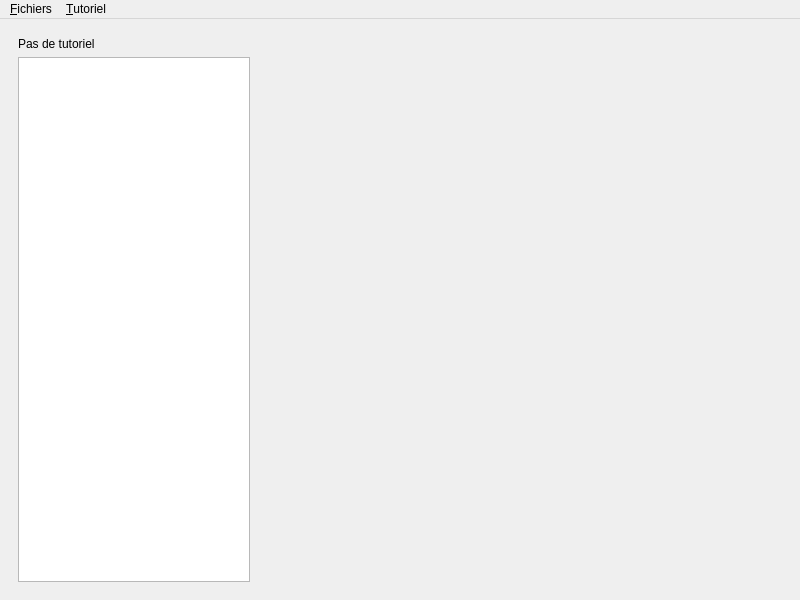
<?xml version="1.0" encoding="UTF-8"?>
<ui version="4.0">
 <class>MainWindow</class>
 <widget class="QMainWindow" name="MainWindow">
  <property name="geometry">
   <rect>
    <x>0</x>
    <y>0</y>
    <width>800</width>
    <height>600</height>
   </rect>
  </property>
  <property name="windowTitle">
   <string>ZestEd</string>
  </property>
  <widget class="QWidget" name="centralwidget">
   <layout class="QHBoxLayout" name="horizontalLayout">
    <item>
     <widget class="QFrame" name="tutorial">
      <property name="minimumSize">
       <size>
        <width>0</width>
        <height>0</height>
       </size>
      </property>
      <property name="maximumSize">
       <size>
        <width>250</width>
        <height>16777215</height>
       </size>
      </property>
      <property name="frameShape">
       <enum>QFrame::NoFrame</enum>
      </property>
      <property name="frameShadow">
       <enum>QFrame::Raised</enum>
      </property>
      <property name="lineWidth">
       <number>0</number>
      </property>
      <layout class="QVBoxLayout" name="verticalLayout">
       <item>
        <widget class="QLabel" name="tutorial_title">
         <property name="text">
          <string>Pas de tutoriel</string>
         </property>
        </widget>
       </item>
       <item>
        <widget class="QTreeWidget" name="tutorial_content">
         <property name="indentation">
          <number>10</number>
         </property>
         <property name="uniformRowHeights">
          <bool>true</bool>
         </property>
         <property name="animated">
          <bool>true</bool>
         </property>
         <property name="wordWrap">
          <bool>true</bool>
         </property>
         <property name="headerHidden">
          <bool>true</bool>
         </property>
         <column>
          <property name="text">
           <string>1</string>
          </property>
          <property name="font">
           <font>
            <pointsize>13</pointsize>
           </font>
          </property>
         </column>
        </widget>
       </item>
      </layout>
     </widget>
    </item>
    <item>
     <widget class="QWidget" name="content" native="true">
      <layout class="QHBoxLayout" name="content_layout">
       <property name="spacing">
        <number>0</number>
       </property>
       <property name="leftMargin">
        <number>0</number>
       </property>
       <property name="topMargin">
        <number>0</number>
       </property>
       <property name="rightMargin">
        <number>0</number>
       </property>
       <property name="bottomMargin">
        <number>0</number>
       </property>
      </layout>
     </widget>
    </item>
   </layout>
  </widget>
  <widget class="QMenuBar" name="menubar">
   <property name="geometry">
    <rect>
     <x>0</x>
     <y>0</y>
     <width>800</width>
     <height>22</height>
    </rect>
   </property>
   <widget class="QMenu" name="menu_Fichiers">
    <property name="title">
     <string>&amp;Fichiers</string>
    </property>
    <addaction name="actionEnregistrer"/>
    <addaction name="actionFermer"/>
    <addaction name="separator"/>
    <addaction name="actionQuitter"/>
   </widget>
   <widget class="QMenu" name="menu_Tutoriel">
    <property name="title">
     <string>&amp;Tutoriel</string>
    </property>
    <addaction name="actionOuvrir"/>
   </widget>
   <addaction name="menu_Fichiers"/>
   <addaction name="menu_Tutoriel"/>
  </widget>
  <action name="actionNouveau">
   <property name="text">
    <string>Nouveau</string>
   </property>
   <property name="shortcut">
    <string>Ctrl+N</string>
   </property>
  </action>
  <action name="actionEnregistrer">
   <property name="text">
    <string>Enregistrer</string>
   </property>
   <property name="shortcut">
    <string>Ctrl+S</string>
   </property>
  </action>
  <action name="actionPreferences">
   <property name="text">
    <string>Préférences</string>
   </property>
   <property name="shortcut">
    <string>Ctrl+,</string>
   </property>
  </action>
  <action name="actionPolices">
   <property name="text">
    <string>Polices</string>
   </property>
  </action>
  <action name="actionCouleurs">
   <property name="text">
    <string>Couleurs</string>
   </property>
  </action>
  <action name="actionQuitter">
   <property name="text">
    <string>Quitter</string>
   </property>
   <property name="shortcut">
    <string>Ctrl+Q</string>
   </property>
  </action>
  <action name="actionFermer">
   <property name="text">
    <string>Fermer</string>
   </property>
   <property name="shortcut">
    <string>Ctrl+W</string>
   </property>
  </action>
  <action name="actionCopier">
   <property name="text">
    <string>Copier</string>
   </property>
   <property name="shortcut">
    <string>Ctrl+C</string>
   </property>
  </action>
  <action name="actionColler">
   <property name="text">
    <string>Coller</string>
   </property>
   <property name="shortcut">
    <string>Ctrl+V</string>
   </property>
  </action>
  <action name="actionCouper">
   <property name="text">
    <string>Couper</string>
   </property>
   <property name="shortcut">
    <string>Ctrl+X</string>
   </property>
  </action>
  <action name="actionOuvrir">
   <property name="text">
    <string>Ouvrir</string>
   </property>
   <property name="shortcut">
    <string>Ctrl+O</string>
   </property>
  </action>
  <action name="actionT_l_charger">
   <property name="text">
    <string>Télécharger</string>
   </property>
  </action>
 </widget>
 <resources/>
 <connections>
  <connection>
   <sender>actionQuitter</sender>
   <signal>triggered()</signal>
   <receiver>MainWindow</receiver>
   <slot>close()</slot>
   <hints>
    <hint type="sourcelabel">
     <x>-1</x>
     <y>-1</y>
    </hint>
    <hint type="destinationlabel">
     <x>20</x>
     <y>20</y>
    </hint>
   </hints>
  </connection>
 </connections>
</ui>
